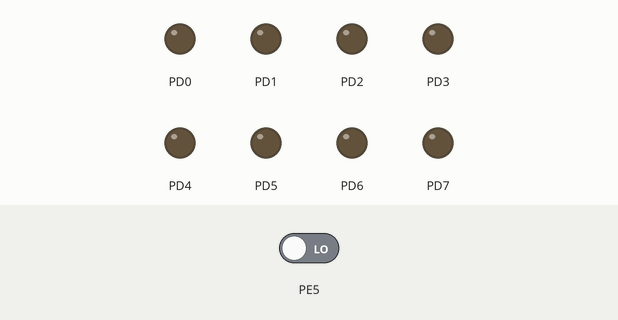
The program below on a simulated ATmega128, built with avr-gcc and emulated at 16 MHz. On the bench: output pins drawn as LEDs (lit = HIGH). The inputs (shaded band) are chosen by the test bench; at power-on: PE5 LOW.

Above: at 1.2 s.
1.3 s: PE5 driven HIGH
At 2.2 s:
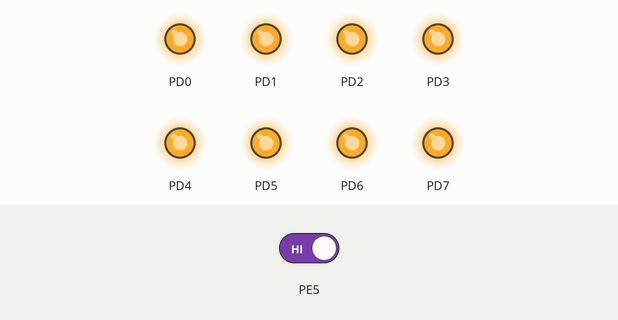
2.8 s: PE5 driven LOW
At 3.3 s:
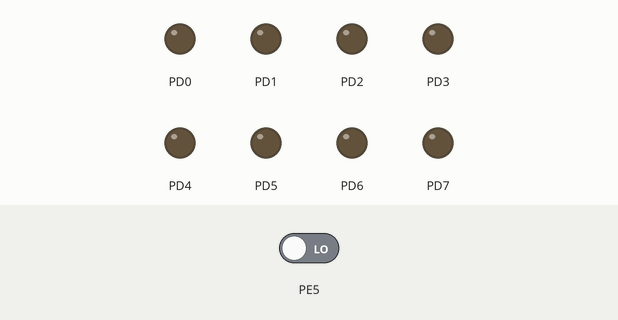
Timing chart, 0 to 5.8 s (numbered marks = the images above; inputs shaded):
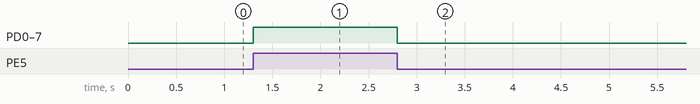

The program:

main.c
```c
#define F_CPU 16000000UL
#include <avr/io.h>
#include <util/delay.h>


int main(void)
{
	// DDR은 각 핀이 입력 또는 출력으로 동작하는지를 제어하는 레지스터입니다.
	DDRD = 0xff;

	// PORTE의 5번핀을 입력으로 설정
	DDRE &= ~(1<<5);


    while (1)
    {
		// 풀업방식 => 평소 5v이다가 버튼을 누르면 0v
		if (PINE & (1<<5)){
			PORTD = 0xff;
		} else {
			PORTD = 0x00;
		}

    }
}
```

Measured:
- after the input at 1.3 s, PD0–7: LOW → HIGH at once
- after the input at 2.8 s, PD0–7: HIGH → LOW at once
